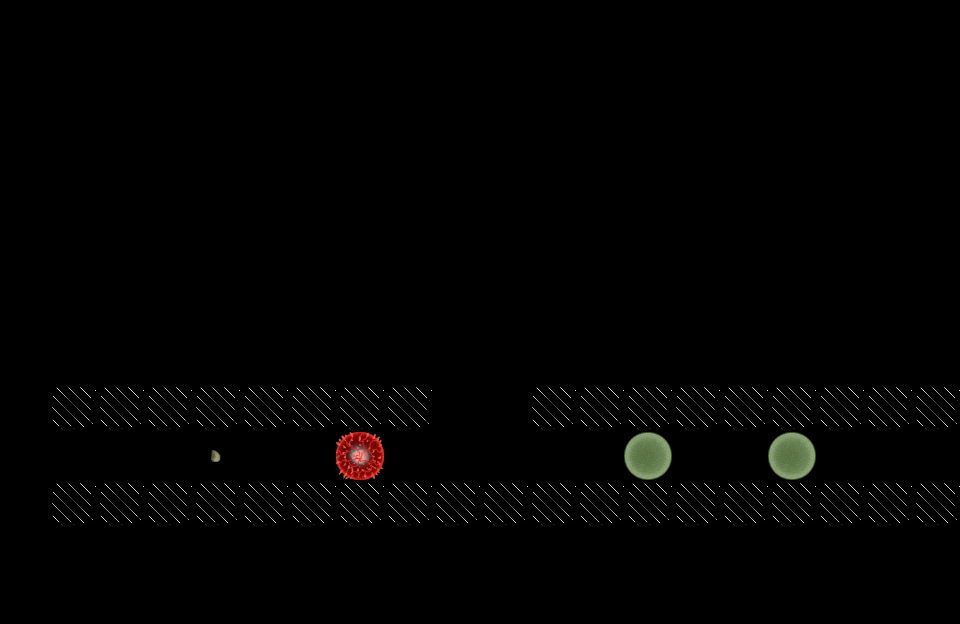

Below is a game level as drawn by its tile map, then a one-line description and the .tmx that defines it (tile-layer data replaced by summaries):
An orthogonal 20x13 tile map with 48x48 px tiles, 2 tile layers (Tiles, Objects), 2 tilesets.

<map version="1.0" orientation="orthogonal" width="20" height="13" tilewidth="48" tileheight="48">
 <tileset firstgid="1" name="objects" tilewidth="48" tileheight="48">
  <image source="img/tiles/objects.png" width="192" height="192" />
  <tile id="0">
   <properties>
    <property name="components" value="Player" />
    <property name="object" value="" />
   </properties>
  </tile>
  <tile id="1">
   <properties>
    <property name="components" value="Finish" />
    <property name="object" value="" />
   </properties>
  </tile>
  <tile id="2">
   <properties>
    <property name="components" value="Dead" />
    <property name="object" value="" />
   </properties>
  </tile>
  <tile id="3">
   <properties>
    <property name="components" value="Wall" />
    <property name="object" value="" />
   </properties>
  </tile>
  <tile id="4">
   <properties>
    <property name="components" value="CellNormal" />
    <property name="object" value="" />
   </properties>
  </tile>
  <tile id="5">
   <properties>
    <property name="components" value="CellJump" />
    <property name="object" value="" />
   </properties>
  </tile>
  <tile id="6">
   <properties>
    <property name="components" value="VirusRotating" />
   </properties>
  </tile>
  <tile id="8">
   <properties>
    <property name="components" value="CellNormal" />
    <property name="object" value="" />
   </properties>
  </tile>
 </tileset>
 <tileset firstgid="17" name="standard" tilewidth="48" tileheight="48">
  <image source="img/tiles/standard.png" width="384" height="384" />
  <tile id="13">
   <properties>
    <property name="components" value="Finish" />
   </properties>
  </tile>
  <tile id="14">
   <properties>
    <property name="components" value="Finish" />
   </properties>
  </tile>
  <tile id="21">
   <properties>
    <property name="components" value="Finish" />
   </properties>
  </tile>
  <tile id="29">
   <properties>
    <property name="components" value="Finish" />
   </properties>
  </tile>
 </tileset>
 <layer name="Tiles" width="20" height="13">
  <data>[260 cells, 41 non-empty, 5 distinct tile ids]</data>
 </layer>
 <layer name="Objects" width="20" height="13">
  <data>[260 cells, 0 non-empty, 0 distinct tile ids]</data>
 </layer>
</map>
